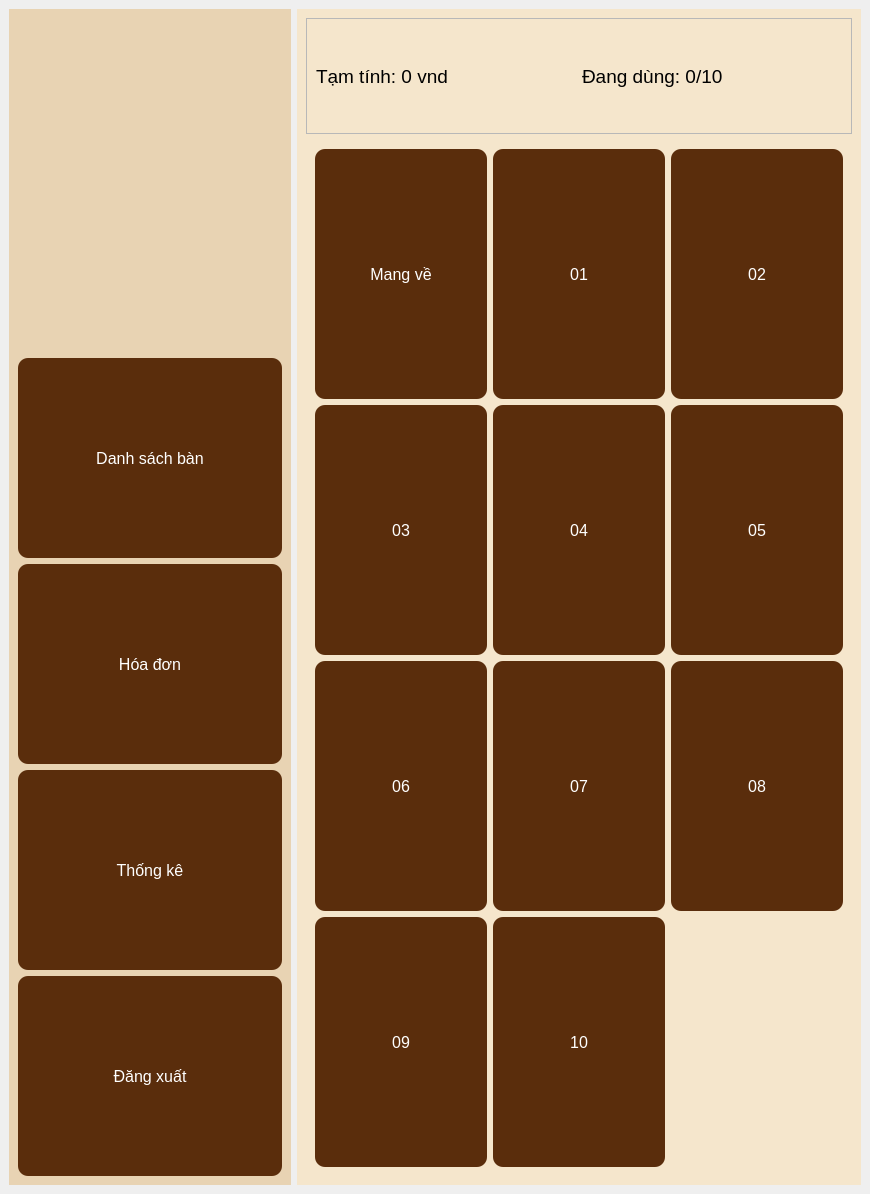
<?xml version="1.0" encoding="UTF-8"?>
<ui version="4.0">
 <class>MainWindow</class>
 <widget class="QMainWindow" name="MainWindow">
  <property name="geometry">
   <rect>
    <x>0</x>
    <y>0</y>
    <width>870</width>
    <height>1194</height>
   </rect>
  </property>
  <property name="windowTitle">
   <string>Quản lý bán</string>
  </property>
  <property name="styleSheet">
   <string notr="true">QPushButton {
    background-color: #5a2d0c;
    color: white;
    border-radius: 10px;
    padding: 10px;
}
QPushButton:hover {
    background-color: #7a3f14;
}
QFrame#sidebar {
    background-color: #e8d3b3;
}
QFrame#main_area {
    background-color: #f5e6cc;
}</string>
  </property>
  <widget class="QWidget" name="centralwidget">
   <layout class="QHBoxLayout" stretch="1,2">
    <item>
     <widget class="QFrame" name="sidebar">
      <layout class="QVBoxLayout" name="verticalLayout">
       <item>
        <widget class="QLabel" name="logo">
         <property name="text">
          <string/>
         </property>
         <property name="pixmap">
          <pixmap>D:/16edaf03-df12-4f77-90d0-a4496ceb8155.jpg</pixmap>
         </property>
         <property name="alignment">
          <set>Qt::AlignCenter</set>
         </property>
        </widget>
       </item>
       <item>
        <widget class="QPushButton" name="btn_ban">
         <property name="minimumSize">
          <size>
           <width>100</width>
           <height>200</height>
          </size>
         </property>
         <property name="font">
          <font>
           <pointsize>12</pointsize>
          </font>
         </property>
         <property name="text">
          <string>Danh sách bàn</string>
         </property>
        </widget>
       </item>
       <item>
        <widget class="QPushButton" name="btn_hd">
         <property name="minimumSize">
          <size>
           <width>100</width>
           <height>200</height>
          </size>
         </property>
         <property name="font">
          <font>
           <pointsize>12</pointsize>
          </font>
         </property>
         <property name="text">
          <string>Hóa đơn</string>
         </property>
        </widget>
       </item>
       <item>
        <widget class="QPushButton" name="btn_tk">
         <property name="minimumSize">
          <size>
           <width>100</width>
           <height>200</height>
          </size>
         </property>
         <property name="font">
          <font>
           <pointsize>12</pointsize>
          </font>
         </property>
         <property name="text">
          <string>Thống kê</string>
         </property>
        </widget>
       </item>
       <item>
        <widget class="QPushButton" name="btn_logout">
         <property name="minimumSize">
          <size>
           <width>100</width>
           <height>200</height>
          </size>
         </property>
         <property name="font">
          <font>
           <pointsize>12</pointsize>
          </font>
         </property>
         <property name="styleSheet">
          <string notr="true"/>
         </property>
         <property name="text">
          <string>Đăng xuất</string>
         </property>
        </widget>
       </item>
      </layout>
     </widget>
    </item>
    <item>
     <widget class="QFrame" name="main_area">
      <layout class="QGridLayout" name="gridLayout">
       <item row="0" column="0">
        <widget class="QFrame" name="frame">
         <property name="minimumSize">
          <size>
           <width>20</width>
           <height>15</height>
          </size>
         </property>
         <property name="frameShape">
          <enum>QFrame::StyledPanel</enum>
         </property>
         <property name="frameShadow">
          <enum>QFrame::Raised</enum>
         </property>
         <layout class="QHBoxLayout" name="horizontalLayout_2">
          <item>
           <widget class="QLabel" name="label">
            <property name="font">
             <font>
              <pointsize>14</pointsize>
             </font>
            </property>
            <property name="text">
             <string>Tạm tính: 0 vnd</string>
            </property>
           </widget>
          </item>
          <item>
           <widget class="QLabel" name="label_2">
            <property name="font">
             <font>
              <pointsize>14</pointsize>
             </font>
            </property>
            <property name="text">
             <string>Đang dùng: 0/10</string>
            </property>
           </widget>
          </item>
         </layout>
        </widget>
       </item>
       <item row="1" column="0">
        <widget class="QFrame" name="table_frame">
         <layout class="QGridLayout">
          <item row="3" column="1">
           <widget class="QPushButton" name="btn_10">
            <property name="minimumSize">
             <size>
              <width>100</width>
              <height>250</height>
             </size>
            </property>
            <property name="font">
             <font>
              <pointsize>12</pointsize>
             </font>
            </property>
            <property name="text">
             <string>10</string>
            </property>
           </widget>
          </item>
          <item row="0" column="1">
           <widget class="QPushButton" name="btn_01">
            <property name="minimumSize">
             <size>
              <width>100</width>
              <height>250</height>
             </size>
            </property>
            <property name="font">
             <font>
              <pointsize>12</pointsize>
             </font>
            </property>
            <property name="text">
             <string>01</string>
            </property>
           </widget>
          </item>
          <item row="1" column="0">
           <widget class="QPushButton" name="btn_03">
            <property name="minimumSize">
             <size>
              <width>100</width>
              <height>250</height>
             </size>
            </property>
            <property name="font">
             <font>
              <pointsize>12</pointsize>
             </font>
            </property>
            <property name="text">
             <string>03</string>
            </property>
           </widget>
          </item>
          <item row="2" column="1">
           <widget class="QPushButton" name="btn_07">
            <property name="minimumSize">
             <size>
              <width>100</width>
              <height>250</height>
             </size>
            </property>
            <property name="font">
             <font>
              <pointsize>12</pointsize>
             </font>
            </property>
            <property name="text">
             <string>07</string>
            </property>
           </widget>
          </item>
          <item row="2" column="2">
           <widget class="QPushButton" name="btn_08">
            <property name="minimumSize">
             <size>
              <width>100</width>
              <height>250</height>
             </size>
            </property>
            <property name="font">
             <font>
              <pointsize>12</pointsize>
             </font>
            </property>
            <property name="text">
             <string>08</string>
            </property>
           </widget>
          </item>
          <item row="1" column="2">
           <widget class="QPushButton" name="btn_05">
            <property name="minimumSize">
             <size>
              <width>100</width>
              <height>250</height>
             </size>
            </property>
            <property name="font">
             <font>
              <pointsize>12</pointsize>
             </font>
            </property>
            <property name="text">
             <string>05</string>
            </property>
           </widget>
          </item>
          <item row="2" column="0">
           <widget class="QPushButton" name="btn_06">
            <property name="minimumSize">
             <size>
              <width>100</width>
              <height>250</height>
             </size>
            </property>
            <property name="font">
             <font>
              <pointsize>12</pointsize>
             </font>
            </property>
            <property name="text">
             <string>06</string>
            </property>
           </widget>
          </item>
          <item row="0" column="0">
           <widget class="QPushButton" name="btn_takeaway">
            <property name="minimumSize">
             <size>
              <width>100</width>
              <height>250</height>
             </size>
            </property>
            <property name="font">
             <font>
              <pointsize>12</pointsize>
             </font>
            </property>
            <property name="text">
             <string>Mang về</string>
            </property>
           </widget>
          </item>
          <item row="0" column="2">
           <widget class="QPushButton" name="btn_02">
            <property name="minimumSize">
             <size>
              <width>100</width>
              <height>250</height>
             </size>
            </property>
            <property name="font">
             <font>
              <pointsize>12</pointsize>
             </font>
            </property>
            <property name="text">
             <string>02</string>
            </property>
           </widget>
          </item>
          <item row="1" column="1">
           <widget class="QPushButton" name="btn_04">
            <property name="minimumSize">
             <size>
              <width>100</width>
              <height>250</height>
             </size>
            </property>
            <property name="font">
             <font>
              <pointsize>12</pointsize>
             </font>
            </property>
            <property name="text">
             <string>04</string>
            </property>
           </widget>
          </item>
          <item row="3" column="0">
           <widget class="QPushButton" name="btn_09">
            <property name="minimumSize">
             <size>
              <width>100</width>
              <height>250</height>
             </size>
            </property>
            <property name="font">
             <font>
              <pointsize>12</pointsize>
             </font>
            </property>
            <property name="text">
             <string>09</string>
            </property>
           </widget>
          </item>
         </layout>
        </widget>
       </item>
      </layout>
     </widget>
    </item>
   </layout>
  </widget>
 </widget>
 <resources/>
 <connections/>
</ui>
